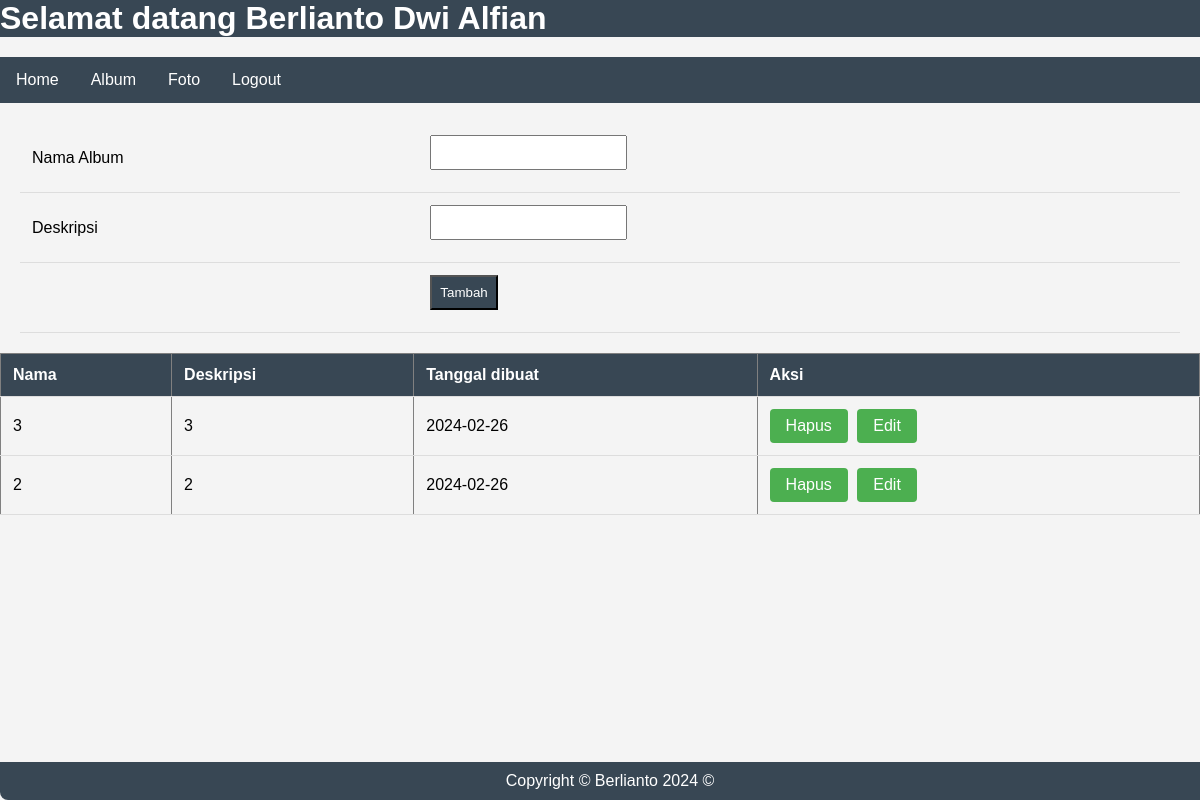
The app's page /album.php (signed in) with its own data.
### tables this page shows
CREATE TABLE `album` (
  `albumid` int(11) NOT NULL,
  `namaalbum` varchar(255) NOT NULL,
  `deskripsi` text NOT NULL,
  `tanggaldibuat` date NOT NULL,
  `userid` int(11) NOT NULL
);

### album.php (the view, shortened to what this page needs)
<!DOCTYPE html>
<html lang="en">
<head>
</head>
<body>
    <h1>Selamat datang <b><?=$_SESSION['namalengkap']?></b></h1>
    <ul>
        <li><a href="index.php">Home</a></li>
        <li><a href="album.php">Album</a></li>
        <li><a href="foto.php">Foto</a></li>
        <li><a href="logout.php">Logout</a></li>
    </ul>
    <form action="tambah_album.php" method="post">
        <table>
            <tr>
                <td>Nama Album</td>
                <td><input type="text" name="namaalbum"></td>
            </tr>
            <tr>
                <td>Deskripsi</td>
                <td><input type="text" name="deskripsi"></td>
            </tr>
            <tr>
                <td></td>
                <td><input type="submit" value="Tambah"></td>
            </tr>
        </table>
    </form>
    <table border="1" cellpadding=5 cellspacing=0>
        <tr>
            <th>Nama</th>
            <th>Deskripsi</th>
            <th>Tanggal dibuat</th>
            <th>Aksi</th>
        </tr>
        <?php
            include "koneksi.php";
            $userid=$_SESSION['userid'];
            $sql=mysqli_query($conn,"select * from album where userid='$userid'");
            while($data=mysqli_fetch_array($sql)){
        ?>
                <tr>
                    <td><?=$data['namaalbum']?></td>
                    <td><?=$data['deskripsi']?></td>
                    <td><?=$data['tanggaldibuat']?></td>
                    <td>
                        <a href="hapus_album.php?albumid=<?=$data['albumid']?>">Hapus</a>
                        <a href="edit_album.php?albumid=<?=$data['albumid']?>">Edit</a>
                    </td>
                </tr>
        <?php
            }
        ?>
    </table>
    <footer>Copyright © Berlianto 2024 ©</footer>
</body>
</html>

### album.php (style rules this page uses)
body { font-family: Arial, sans-serif; margin: 0; padding: 0; background-color: #f4f4f4; }
h1 { list-style-type: none; margin: 0; padding: 0; overflow: hidden; color: white; background-color: #384754 }
ul { list-style-type: none; padding: 0; margin: 20px 0; background-color: #384754; overflow: hidden; }
li { float: left; }
li a { display: block; color: white; text-align: center; padding: 14px 16px; text-decoration: none; }
form { margin: 20px; }
table { width: 100%; border-collapse: collapse; margin-top: 20px; }
th, td { padding: 12px; text-align: left; border-bottom: 1px solid #ddd; }
th { background-color: #384754; color: white; }
input[type="text"], input[type="submit"] { padding: 8px; margin-bottom: 10px; }
input[type="submit"] { background-color: #384754; color: white; cursor: pointer; }
table a { display: inline-block; padding: 8px 16px; text-decoration: none; background-color: #4CAF50; color: white; border: none; border-radius: 4px; cursor: pointer; margin-right: 5px; }
footer { background-color: #384754; color: white; padding: 10px; text-align: center; border-radius: 0 0 8px 8px; position: fixed; bottom: 0; width: 100%; }

### records on screen
album: namaalbum "3", deskripsi "3", tanggaldibuat "2024-02-26"
album: namaalbum "2", deskripsi "2", tanggaldibuat "2024-02-26"

### other values on screen
$_SESSION['namalengkap'] "Berlianto Dwi Alfian"
